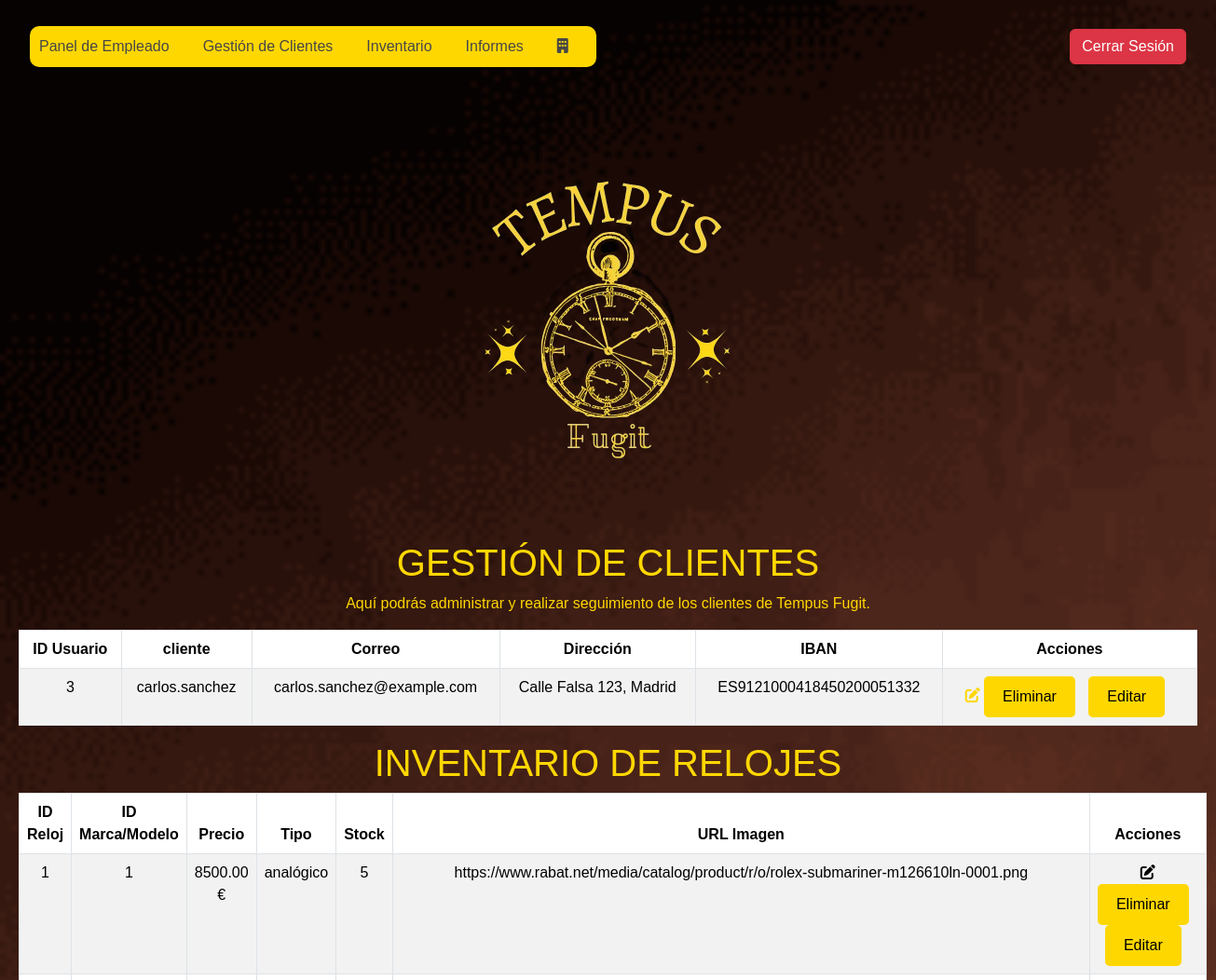
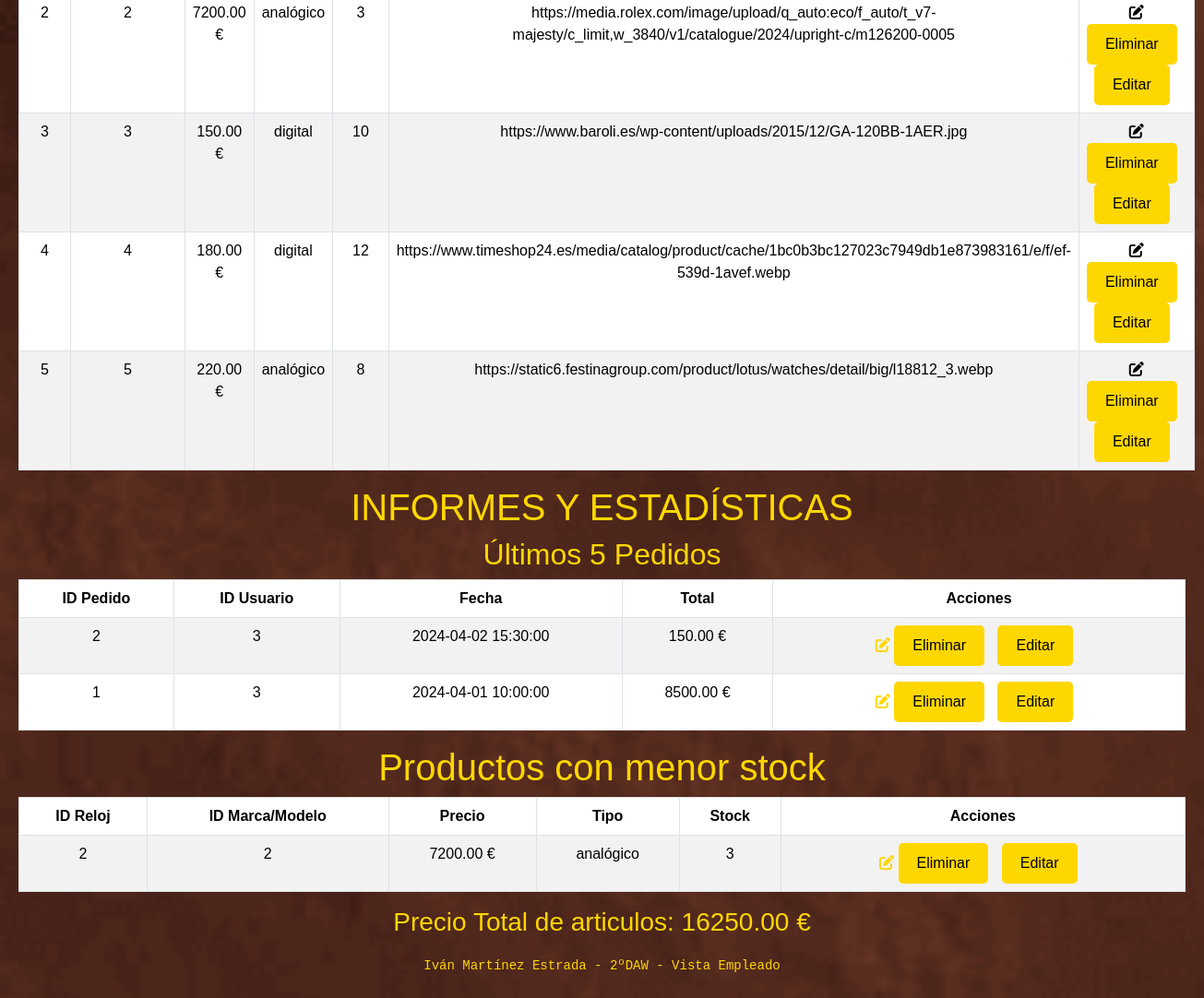
Page /docker/src/Vista/vistaEmpleado.php on the committed database (2 pictures, top to bottom).
### tables this page shows
CREATE TABLE usuarios (
    id_usuario INT AUTO_INCREMENT PRIMARY KEY,
    login VARCHAR(50) UNIQUE NOT NULL,
    clave VARCHAR(255) NOT NULL,
    id_rol INT,
    nombre VARCHAR(50),
    apellidos VARCHAR(100),
    dni VARCHAR(20) DEFAULT NULL,
    nss VARCHAR(20) DEFAULT NULL,
    telefono VARCHAR(15) DEFAULT NULL,
    correo VARCHAR(100) DEFAULT NULL,
    direccion VARCHAR(255) DEFAULT NULL,
    iban VARCHAR(34) DEFAULT NULL,
    CONSTRAINT fk_usuarios_idrol FOREIGN KEY (id_rol)
        REFERENCES roles(id_rol)
        ON DELETE SET NULL
        ON UPDATE CASCADE
);

CREATE TABLE relojes (
    id_reloj INT AUTO_INCREMENT PRIMARY KEY,
    id_marca_modelo INT NOT NULL,
    precio DECIMAL(10, 2),
    tipo ENUM('digital', 'analógico'),
    stock INT DEFAULT 0,
    url_imagen VARCHAR(255),
    CONSTRAINT fk_relojes_marca_modelo FOREIGN KEY (id_marca_modelo)
        REFERENCES marca_modelo(id_marca_modelo)
        ON UPDATE CASCADE
);

CREATE TABLE pedidos (
    id_pedido INT AUTO_INCREMENT PRIMARY KEY,
    id_usuario INT NOT NULL,
    id_reloj INT NOT NULL,
    fecha_pedido DATETIME NOT NULL,
    cantidad INT NOT NULL DEFAULT 1,
    precio_unitario DECIMAL(10, 2) NOT NULL,
    precio_total DECIMAL(10, 2) GENERATED ALWAYS AS (cantidad * precio_unitario) STORED,
    metodo_pago ENUM('tarjeta', 'BIZUM'),
    CONSTRAINT fk_pedidos_usuario FOREIGN KEY (id_usuario)
        REFERENCES usuarios(id_usuario)
        ON DELETE CASCADE
        ON UPDATE CASCADE,
    CONSTRAINT fk_pedidos_reloj FOREIGN KEY (id_reloj)
        REFERENCES relojes(id_reloj)
        ON DELETE CASCADE
        ON UPDATE CASCADE
);

### docker/src/Modelo/Usuario.php (called while the page is built, shortened)
<?php
class Usuario {
    private $id_usuario;
    private $login;
    private $correo;
    private $direccion;
    private $iban;
    public function getId_usuario() {
        return $this->id_usuario;
    }
    public function getLogin() {
        return $this->login;
    }
    public function getCorreo() {
        return $this->correo;
    }
    public function getDireccion() {
        return $this->direccion;
    }
    public function getIban() {
        return $this->iban;
    }
    public static function listarClientes() {
        try {
            $conexion = Db::getConexion();
            $stmt = $conexion->prepare("SELECT * FROM usuarios WHERE id_rol = 3");
            $stmt->execute();
            $clientes = $stmt->fetchAll(PDO::FETCH_CLASS, self::class);
        } catch (PDOException $e) {
            $clientes = false;
        }
        return $clientes;
    }
}

### docker/src/Vista/vistaEmpleado.php (the view, shortened to what this page needs)
<?php
require_once __DIR__ . '/../Modelo/Usuario.php';
$clientesObj = Usuario::listarClientes();
$relojes = [];
$conexion = Db::getConexion();
$consulta = "SELECT * FROM relojes";
$resultado = $conexion->query($consulta);
if ($resultado) {
  while ($fila = $resultado->fetch(PDO::FETCH_ASSOC)) {
    $relojes[] = $fila;
  }
}
$masVendidos = [];
$conexion = Db::getConexion();
$consulta = "SELECT * FROM relojes WHERE stock < 5 ORDER BY stock ASC LIMIT 5";
$resultado = $conexion->query($consulta);
if ($resultado) {
  while ($fila = $resultado->fetch(PDO::FETCH_ASSOC)) {
    $masVendidos[] = $fila;
  }
}
$totalPrecio = 0;
$conexion = Db::getConexion();
$consulta = "SELECT SUM(precio) as total_precio FROM relojes";
$resultado = $conexion->query($consulta);
if ($resultado) {
  $fila = $resultado->fetch(PDO::FETCH_ASSOC);
  $totalPrecio = $fila['total_precio'];
}
$pedidos = [];
$conexion = Db::getConexion();
$consulta = "SELECT * FROM pedidos ORDER BY fecha_pedido DESC LIMIT 5";
$resultado = $conexion->query($consulta);
if ($resultado) {
  while ($fila = $resultado->fetch(PDO::FETCH_ASSOC)) {
    $pedidos[] = $fila;
  }
}
?>
<!DOCTYPE html>
<html lang="en">
<head>
    <link href="https://cdn.jsdelivr.net/npm/bootstrap@5.3.2/dist/css/bootstrap.min.css" rel="stylesheet">
    <link rel="stylesheet" href="https://cdnjs.cloudflare.com/ajax/libs/font-awesome/6.7.2/css/all.min.css" />
    <link rel="stylesheet" href="../css/estilos.css">
</head>
<body>
    <nav class="navbar navbar-expand-xl navbar-light" style="background-color: transparent;">
      <div class="container-fluid">
        <div class="collapse navbar-collapse show" id="navbarLight">
          <ul class="navbar-nav me-auto mb-2 mb-xl-0">
            <li class="nav-item">
              <a class="nav-link" aria-current="page" href="#inicio">Panel de Empleado</a>
            </li>
            <li class="nav-item">
              <a class="nav-link" href="#gestionClientes">Gestión de Clientes</a>
            </li>
            <li class="nav-item">
              <a class="nav-link" href="#gestionInventario">Inventario</a>
            </li>
            <li class="nav-item">
              <a class="nav-link" href="#informes">Informes</a>
            </li>
            <li class="nav-item">
              <a class="nav-link" href="../Vista/indexEmpleado.php" tabindex="-1" aria-disabled="true">
                <i class="fa-solid fa-building"></i>
              </a>
            </li>
          </ul>
          <div id="botonesDeRegistro">
            <a href="../cerrarSesion.php" class="btn btn-danger">Cerrar Sesión</a>
        </div>
    </div>
        </div>
    </nav>
    <div id="header">
        <div id="logoEmpresa">
            <a href="vista-empleado.html"><img src="../logoEmpresa/TEMPUS-removebg-preview.png"></a>
        </div>
    <div id="gestionClientes">
        <h1>GESTIÓN DE CLIENTES</h1>
        <p>Aquí podrás administrar y realizar seguimiento de los clientes de Tempus Fugit.</p>
        <table class="table table-striped table-bordered table-hover">
            <thead>
          <tr>
              <th>ID Usuario</th>
              <th>cliente</th>
              <th>Correo</th>
              <th>Dirección</th>
              <th>IBAN</th>
              <th>Acciones</th>
          </tr>
            </thead>
            <tbody>
            <?php
            if (!empty($clientesObj)) {
              foreach ($clientesObj as $cliente) { ?>
                <tr>
                  <td><?= $cliente->getId_usuario() ?></td>
                  <td><?= $cliente->getLogin() ?></td>
                  <td><?= $cliente->getCorreo() ?></td>
                  <td><?= $cliente->getDireccion() ?></td>
                  <td><?= $cliente->getIban() ?></td>
                  <td>
                    <a href="controladorEmpleado.php?action=editar&id_cliente=<?= $cliente->getId_usuario() ?>">
                      <i class="fa-solid fa-pen-to-square"></i>
                      <input type="button" value="Eliminar" class="btn btn-secondary">
                      <input type="button" value="Editar" class="btn btn-primary">
                    </a>
                  </td>
                </tr>
            <?php }
            } ?>
            </tbody>
        </table>
    </div>
    <div id="gestionInventario">
        <h1>INVENTARIO DE RELOJES</h1>
        <table class="table table-striped table-bordered table-hover">
            <thead>
          <tr>
              <th>ID Reloj</th>
              <th>ID Marca/Modelo</th>
              <th>Precio</th>
              <th>Tipo</th>
              <th>Stock</th>
              <th>URL Imagen</th>
              <th>Acciones</th>
          </tr>
            </thead>
            <tbody>
            <?php foreach($relojes as $reloj){ ?>
          <tr>
              <td><?= $reloj['id_reloj']; ?></td>
              <td><?= $reloj['id_marca_modelo']; ?></td>
              <td><?= $reloj['precio']; ?> €</td>
              <td><?= $reloj['tipo']; ?></td>
              <td><?= $reloj['stock']; ?></td>
              <td><?= $reloj['url_imagen']; ?></td>
              <td>
              <i class="fa-solid fa-pen-to-square"></i>
              <input type="button" value="Eliminar" class="btn btn-secondary">
              <input type="button" value="Editar" class="btn btn-primary">
              </td>
          </tr>
            <?php } ?>
            </tbody>
        </table>
          </div>
          <div id="informes">
        <h1>INFORMES Y ESTADÍSTICAS</h1>
        <h2>Últimos 5 Pedidos</h2>
        <div>
        <table class="table table-striped table-bordered table-hover">
            <thead>
          <tr>
              <th>ID Pedido</th>
              <th>ID Usuario</th>
              <th>Fecha</th>
              <th>Total</th>
              <th>Acciones</th>
          </tr>
            </thead>
            <tbody>
            <?php foreach($pedidos as $pedido){ ?>
          <tr>
              <td><?= $pedido['id_pedido']; ?></td>
              <td><?= $pedido['id_usuario']; ?></td>
              <td><?= $pedido['fecha_pedido']; ?></td>
              <td><?= $pedido['precio_total']; ?> €</td>
              <td>
          <a href="controladorEmpleado.php?action=editar&id_pedido=<?= $pedido['id_pedido']; ?>">
              <i class="fa-solid fa-pen-to-square"></i>
              <input type="button" value="Eliminar" class="btn btn-secondary">
              <input type="button" value="Editar" class="btn btn-primary">
          </a>
              </td>
          </tr>
            <?php } ?>
            </tbody>
        </table>
        <h1>Productos con menor stock</h1>
        <div>
        <table class="table table-striped table-bordered table-hover">
            <thead>
          <tr>
              <th>ID Reloj</th>
              <th>ID Marca/Modelo</th>
              <th>Precio</th>
              <th>Tipo</th>
              <th>Stock</th>
              <th>Acciones</th>
          </tr>
            </thead>
            <tbody>
            <?php foreach($masVendidos as $masvendido){ ?>
          <tr>
              <td><?= $masvendido['id_reloj']; ?></td>
              <td><?= $masvendido['id_marca_modelo']; ?></td>
              <td><?= $masvendido['precio']; ?> €</td>
              <td><?= $masvendido['tipo']; ?></td>
              <td><?= $masvendido['stock']; ?></td>
              <td>
          <a href="controladorEmpleado.php?action=editar&id_reloj=<?= $masvendido['id_reloj']; ?>">
              <i class="fa-solid fa-pen-to-square"></i>
              <input type="button" value="Eliminar" class="btn btn-secondary">
              <input type="button" value="Editar" class="btn btn-primary">
          </a>
              </td>
          </tr>
            <?php } ?>
            </tbody>
        </table>
        <h3> Precio Total de articulos: <?= $totalPrecio?> €</h3>
        </div>
    </div>
    <div id="pieDePagina">
        <footer>
            <pre>Iván Martínez Estrada - 2ºDAW - Vista Empleado</pre>
        </footer>
    </div>
</body>
</html>

### docker/src/css/estilos.css (style rules this page uses)
body { background-image: url(../imagenBackground/istockphoto-1291142873-612x612.png)!important; color: #FFD700; font-family: 'Poppins', sans-serif; margin: 0; padding: 20px; background-repeat: no-repeat; background-size: cover; text-align: center; }
.nav-link { color: rgb(71, 71, 71); transition: color 0.3s; }
nav ul { border: 2px solid #FFD700; border-radius: 10px; padding: 5px 10px; background-color: #FFD700; }
nav ul { list-style-type: none; padding: 0; text-align: center; }
nav ul li { display: inline; margin-right: 20px; }
a { color: #FFD700; text-decoration: none; }
#pieDePagina { margin-top: 20px; text-align: center; }
input[type="submit"], input[type="button"] { background-color: #FFD700; color: #000; border: none; padding: 10px 20px; border-radius: 5px; cursor: pointer; margin-right: 10px; }

### rows in the picture
usuarios: id_usuario "3", login "carlos.sanchez", correo "carlos.sanchez@example.com", direccion "Calle Falsa 123, Madrid", iban "ES9121000418450200051332"
relojes: id_reloj "1", id_marca_modelo "1", precio "8500.00", tipo "analógico", stock "5", url_imagen "https://www.rabat.net/media/catalog/product/r/o/rolex-submariner-m126610ln-0001.png"
relojes: id_reloj "2", id_marca_modelo "2", precio "7200.00", tipo "analógico", stock "3", url_imagen "https://media.rolex.com/image/upload/q_auto:eco/f_auto/t_v7-majesty/c_limit,w_3840/v1/catalogue/2024/upright-c/m126200-0005"
relojes: id_reloj "3", id_marca_modelo "3", precio "150.00", tipo "digital", stock "10", url_imagen "https://www.baroli.es/wp-content/uploads/2015/12/GA-120BB-1AER.jpg"
relojes: id_reloj "4", id_marca_modelo "4", precio "180.00", tipo "digital", stock "12", url_imagen "https://www.timeshop24.es/media/catalog/product/cache/1bc0b3bc127023c7949db1e873983161/e/f/ef-539d-1avef.webp"
relojes: id_reloj "5", id_marca_modelo "5", precio "220.00", tipo "analógico", stock "8", url_imagen "https://static6.festinagroup.com/product/lotus/watches/detail/big/l18812_3.webp"
pedidos: id_pedido "2", id_usuario "3", fecha_pedido "2024-04-02 15:30:00", precio_total "150.00"
pedidos: id_pedido "1", id_usuario "3", fecha_pedido "2024-04-01 10:00:00", precio_total "8500.00"

### other values in the picture
$totalPrecio "16250.00"
